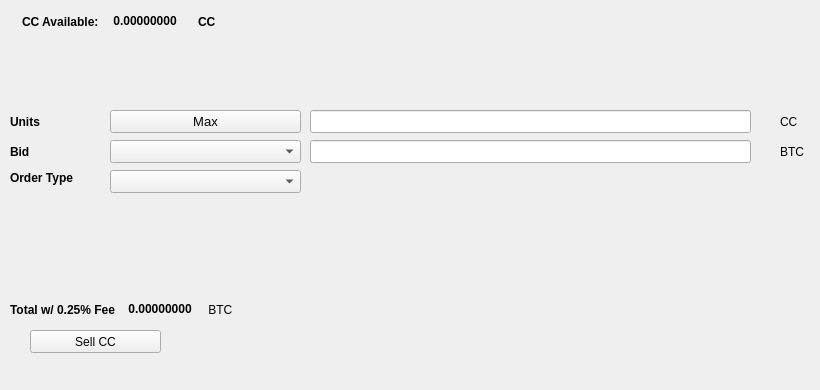
   <widget class="QWidget" name="SellTab">
    <attribute name="title">
     <string>Sell</string>
    </attribute>
    <widget class="QLabel" name="label_16">
     <property name="geometry">
      <rect>
       <x>780</x>
       <y>140</y>
       <width>31</width>
       <height>23</height>
      </rect>
     </property>
     <property name="text">
      <string>BTC</string>
     </property>
    </widget>
    <widget class="QComboBox" name="SellBidcomboBox">
     <property name="geometry">
      <rect>
       <x>110</x>
       <y>140</y>
       <width>191</width>
       <height>23</height>
      </rect>
     </property>
     <property name="font">
      <font>
       <pointsize>10</pointsize>
      </font>
     </property>
    </widget>
    <widget class="QLabel" name="label_18">
     <property name="geometry">
      <rect>
       <x>10</x>
       <y>110</y>
       <width>46</width>
       <height>23</height>
      </rect>
     </property>
     <property name="font">
      <font>
       <weight>75</weight>
       <bold>true</bold>
      </font>
     </property>
     <property name="text">
      <string>Units</string>
     </property>
    </widget>
    <widget class="QPushButton" name="Sell_Max_Amount">
     <property name="geometry">
      <rect>
       <x>110</x>
       <y>110</y>
       <width>191</width>
       <height>23</height>
      </rect>
     </property>
     <property name="font">
      <font>
       <pointsize>10</pointsize>
      </font>
     </property>
     <property name="text">
      <string>Max</string>
     </property>
    </widget>
    <widget class="QLabel" name="label_20">
     <property name="geometry">
      <rect>
       <x>10</x>
       <y>170</y>
       <width>91</width>
       <height>16</height>
      </rect>
     </property>
     <property name="font">
      <font>
       <weight>75</weight>
       <bold>true</bold>
      </font>
     </property>
     <property name="text">
      <string>Order Type</string>
     </property>
    </widget>
    <widget class="QComboBox" name="SellOrdertypeCombo">
     <property name="geometry">
      <rect>
       <x>110</x>
       <y>170</y>
       <width>191</width>
       <height>23</height>
      </rect>
     </property>
     <property name="font">
      <font>
       <pointsize>10</pointsize>
      </font>
     </property>
    </widget>
    <widget class="QLabel" name="label_21">
     <property name="geometry">
      <rect>
       <x>10</x>
       <y>140</y>
       <width>46</width>
       <height>23</height>
      </rect>
     </property>
     <property name="font">
      <font>
       <weight>75</weight>
       <bold>true</bold>
      </font>
     </property>
     <property name="text">
      <string>Bid</string>
     </property>
    </widget>
    <widget class="QLabel" name="label_22">
     <property name="geometry">
      <rect>
       <x>780</x>
       <y>110</y>
       <width>31</width>
       <height>23</height>
      </rect>
     </property>
     <property name="text">
      <string>CC</string>
     </property>
    </widget>
    <widget class="QLineEdit" name="UnitsInputCC">
     <property name="geometry">
      <rect>
       <x>310</x>
       <y>110</y>
       <width>441</width>
       <height>23</height>
      </rect>
     </property>
     <property name="font">
      <font>
       <pointsize>9</pointsize>
       <weight>75</weight>
       <bold>true</bold>
      </font>
     </property>
    </widget>
    <widget class="QLineEdit" name="SellBidPriceEdit">
     <property name="geometry">
      <rect>
       <x>310</x>
       <y>140</y>
       <width>441</width>
       <height>23</height>
      </rect>
     </property>
     <property name="font">
      <font>
       <pointsize>9</pointsize>
       <weight>75</weight>
       <bold>true</bold>
      </font>
     </property>
    </widget>
    <widget class="QPushButton" name="SellCCBTN">
     <property name="geometry">
      <rect>
       <x>30</x>
       <y>330</y>
       <width>131</width>
       <height>23</height>
      </rect>
     </property>
     <property name="text">
      <string>Sell CC</string>
     </property>
     <property name="icon">
      <iconset resource="../cc">
       <normaloff>:/icons/bitcoin</normaloff>:/icons/bitcoin</iconset>
     </property>
    </widget>
    <widget class="QWidget" name="layoutWidget3">
     <property name="geometry">
      <rect>
       <x>22</x>
       <y>12</y>
       <width>258</width>
       <height>19</height>
      </rect>
     </property>
     <layout class="QHBoxLayout" name="horizontalLayout">
      <item>
       <widget class="QLabel" name="label232_2">
        <property name="font">
         <font>
          <weight>75</weight>
          <bold>true</bold>
         </font>
        </property>
        <property name="text">
         <string>CC Available:</string>
        </property>
       </widget>
      </item>
      <item>
       <widget class="QLabel" name="CCAvailableLabel">
        <property name="palette">
         <palette>
          <active>
           <colorrole role="WindowText">
            <brush brushstyle="SolidPattern">
             <color alpha="255">
              <red>0</red>
              <green>0</green>
              <blue>0</blue>
             </color>
            </brush>
           </colorrole>
           <colorrole role="Button">
            <brush brushstyle="SolidPattern">
             <color alpha="255">
              <red>0</red>
              <green>170</green>
              <blue>0</blue>
             </color>
            </brush>
           </colorrole>
           <colorrole role="Light">
            <brush brushstyle="SolidPattern">
             <color alpha="255">
              <red>0</red>
              <green>255</green>
              <blue>0</blue>
             </color>
            </brush>
           </colorrole>
           <colorrole role="Midlight">
            <brush brushstyle="SolidPattern">
             <color alpha="255">
              <red>0</red>
              <green>212</green>
              <blue>0</blue>
             </color>
            </brush>
           </colorrole>
           <colorrole role="Dark">
            <brush brushstyle="SolidPattern">
             <color alpha="255">
              <red>0</red>
              <green>85</green>
              <blue>0</blue>
             </color>
            </brush>
           </colorrole>
           <colorrole role="Mid">
            <brush brushstyle="SolidPattern">
             <color alpha="255">
              <red>0</red>
              <green>113</green>
              <blue>0</blue>
             </color>
            </brush>
           </colorrole>
           <colorrole role="Text">
            <brush brushstyle="SolidPattern">
             <color alpha="255">
              <red>0</red>
              <green>170</green>
              <blue>0</blue>
             </color>
            </brush>
           </colorrole>
           <colorrole role="BrightText">
            <brush brushstyle="SolidPattern">
             <color alpha="255">
              <red>255</red>
              <green>255</green>
              <blue>255</blue>
             </color>
            </brush>
           </colorrole>
           <colorrole role="ButtonText">
            <brush brushstyle="SolidPattern">
             <color alpha="255">
              <red>0</red>
              <green>0</green>
              <blue>0</blue>
             </color>
            </brush>
           </colorrole>
           <colorrole role="Base">
            <brush brushstyle="SolidPattern">
             <color alpha="255">
              <red>255</red>
              <green>255</green>
              <blue>255</blue>
             </color>
            </brush>
           </colorrole>
           <colorrole role="Window">
            <brush brushstyle="SolidPattern">
             <color alpha="255">
              <red>0</red>
              <green>170</green>
              <blue>0</blue>
             </color>
            </brush>
           </colorrole>
           <colorrole role="Shadow">
            <brush brushstyle="SolidPattern">
             <color alpha="255">
              <red>0</red>
              <green>0</green>
              <blue>0</blue>
             </color>
            </brush>
           </colorrole>
           <colorrole role="AlternateBase">
            <brush brushstyle="SolidPattern">
             <color alpha="255">
              <red>127</red>
              <green>212</green>
              <blue>127</blue>
             </color>
            </brush>
           </colorrole>
           <colorrole role="ToolTipBase">
            <brush brushstyle="SolidPattern">
             <color alpha="255">
              <red>255</red>
              <green>255</green>
              <blue>220</blue>
             </color>
            </brush>
           </colorrole>
           <colorrole role="ToolTipText">
            <brush brushstyle="SolidPattern">
             <color alpha="255">
              <red>0</red>
              <green>0</green>
              <blue>0</blue>
             </color>
            </brush>
           </colorrole>
          </active>
          <inactive>
           <colorrole role="WindowText">
            <brush brushstyle="SolidPattern">
             <color alpha="255">
              <red>0</red>
              <green>0</green>
              <blue>0</blue>
             </color>
            </brush>
           </colorrole>
           <colorrole role="Button">
            <brush brushstyle="SolidPattern">
             <color alpha="255">
              <red>0</red>
              <green>170</green>
              <blue>0</blue>
             </color>
            </brush>
           </colorrole>
           <colorrole role="Light">
            <brush brushstyle="SolidPattern">
             <color alpha="255">
              <red>0</red>
              <green>255</green>
              <blue>0</blue>
             </color>
            </brush>
           </colorrole>
           <colorrole role="Midlight">
            <brush brushstyle="SolidPattern">
             <color alpha="255">
              <red>0</red>
              <green>212</green>
              <blue>0</blue>
             </color>
            </brush>
           </colorrole>
           <colorrole role="Dark">
            <brush brushstyle="SolidPattern">
             <color alpha="255">
              <red>0</red>
              <green>85</green>
              <blue>0</blue>
             </color>
            </brush>
           </colorrole>
           <colorrole role="Mid">
            <brush brushstyle="SolidPattern">
             <color alpha="255">
              <red>0</red>
              <green>113</green>
              <blue>0</blue>
             </color>
            </brush>
           </colorrole>
           <colorrole role="Text">
            <brush brushstyle="SolidPattern">
             <color alpha="255">
              <red>0</red>
              <green>170</green>
              <blue>0</blue>
             </color>
            </brush>
           </colorrole>
           <colorrole role="BrightText">
            <brush brushstyle="SolidPattern">
             <color alpha="255">
              <red>255</red>
              <green>255</green>
              <blue>255</blue>
             </color>
            </brush>
           </colorrole>
           <colorrole role="ButtonText">
            <brush brushstyle="SolidPattern">
             <color alpha="255">
              <red>0</red>
              <green>0</green>
              <blue>0</blue>
             </color>
            </brush>
           </colorrole>
           <colorrole role="Base">
            <brush brushstyle="SolidPattern">
             <color alpha="255">
              <red>255</red>
              <green>255</green>
              <blue>255</blue>
             </color>
            </brush>
           </colorrole>
           <colorrole role="Window">
            <brush brushstyle="SolidPattern">
             <color alpha="255">
              <red>0</red>
              <green>170</green>
              <blue>0</blue>
             </color>
            </brush>
           </colorrole>
           <colorrole role="Shadow">
            <brush brushstyle="SolidPattern">
             <color alpha="255">
              <red>0</red>
              <green>0</green>
              <blue>0</blue>
             </color>
            </brush>
           </colorrole>
           <colorrole role="AlternateBase">
            <brush brushstyle="SolidPattern">
             <color alpha="255">
              <red>127</red>
              <green>212</green>
              <blue>127</blue>
             </color>
            </brush>
           </colorrole>
           <colorrole role="ToolTipBase">
            <brush brushstyle="SolidPattern">
             <color alpha="255">
              <red>255</red>
              <green>255</green>
              <blue>220</blue>
             </color>
            </brush>
           </colorrole>
           <colorrole role="ToolTipText">
            <brush brushstyle="SolidPattern">
             <color alpha="255">
              <red>0</red>
              <green>0</green>
              <blue>0</blue>
             </color>
            </brush>
           </colorrole>
          </inactive>
          <disabled>
           <colorrole role="WindowText">
            <brush brushstyle="SolidPattern">
             <color alpha="255">
              <red>0</red>
              <green>85</green>
              <blue>0</blue>
             </color>
            </brush>
           </colorrole>
           <colorrole role="Button">
            <brush brushstyle="SolidPattern">
             <color alpha="255">
              <red>0</red>
              <green>170</green>
              <blue>0</blue>
             </color>
            </brush>
           </colorrole>
           <colorrole role="Light">
            <brush brushstyle="SolidPattern">
             <color alpha="255">
              <red>0</red>
              <green>255</green>
              <blue>0</blue>
             </color>
            </brush>
           </colorrole>
           <colorrole role="Midlight">
            <brush brushstyle="SolidPattern">
             <color alpha="255">
              <red>0</red>
              <green>212</green>
              <blue>0</blue>
             </color>
            </brush>
           </colorrole>
           <colorrole role="Dark">
            <brush brushstyle="SolidPattern">
             <color alpha="255">
              <red>0</red>
              <green>85</green>
              <blue>0</blue>
             </color>
            </brush>
           </colorrole>
           <colorrole role="Mid">
            <brush brushstyle="SolidPattern">
             <color alpha="255">
              <red>0</red>
              <green>113</green>
              <blue>0</blue>
             </color>
            </brush>
           </colorrole>
           <colorrole role="Text">
            <brush brushstyle="SolidPattern">
             <color alpha="255">
              <red>0</red>
              <green>85</green>
              <blue>0</blue>
             </color>
            </brush>
           </colorrole>
           <colorrole role="BrightText">
            <brush brushstyle="SolidPattern">
             <color alpha="255">
              <red>255</red>
              <green>255</green>
              <blue>255</blue>
             </color>
            </brush>
           </colorrole>
           <colorrole role="ButtonText">
            <brush brushstyle="SolidPattern">
             <color alpha="255">
              <red>0</red>
              <green>85</green>
              <blue>0</blue>
             </color>
            </brush>
           </colorrole>
           <colorrole role="Base">
            <brush brushstyle="SolidPattern">
             <color alpha="255">
              <red>0</red>
              <green>170</green>
              <blue>0</blue>
             </color>
            </brush>
           </colorrole>
           <colorrole role="Window">
            <brush brushstyle="SolidPattern">
             <color alpha="255">
              <red>0</red>
              <green>170</green>
              <blue>0</blue>
             </color>
            </brush>
           </colorrole>
           <colorrole role="Shadow">
            <brush brushstyle="SolidPattern">
             <color alpha="255">
              <red>0</red>
              <green>0</green>
              <blue>0</blue>
             </color>
            </brush>
           </colorrole>
           <colorrole role="AlternateBase">
            <brush brushstyle="SolidPattern">
             <color alpha="255">
              <red>0</red>
              <green>170</green>
              <blue>0</blue>
             </color>
            </brush>
           </colorrole>
           <colorrole role="ToolTipBase">
            <brush brushstyle="SolidPattern">
             <color alpha="255">
              <red>255</red>
              <green>255</green>
              <blue>220</blue>
             </color>
            </brush>
           </colorrole>
           <colorrole role="ToolTipText">
            <brush brushstyle="SolidPattern">
             <color alpha="255">
              <red>0</red>
              <green>0</green>
              <blue>0</blue>
             </color>
            </brush>
           </colorrole>
          </disabled>
         </palette>
        </property>
        <property name="font">
         <font>
          <weight>75</weight>
          <bold>true</bold>
         </font>
        </property>
        <property name="text">
         <string> 0.00000000 </string>
        </property>
        <property name="textInteractionFlags">
         <set>Qt::LinksAccessibleByMouse|Qt::TextSelectableByKeyboard|Qt::TextSelectableByMouse</set>
        </property>
       </widget>
      </item>
      <item>
       <widget class="QLabel" name="labelCC">
        <property name="font">
         <font>
          <weight>75</weight>
          <bold>true</bold>
         </font>
        </property>
        <property name="text">
         <string>CC</string>
        </property>
       </widget>
      </item>
     </layout>
    </widget>
    <widget class="QWidget" name="layoutWidget">
     <property name="geometry">
      <rect>
       <x>10</x>
       <y>300</y>
       <width>268</width>
       <height>19</height>
      </rect>
     </property>
     <layout class="QHBoxLayout" name="horizontalLayout_2">
      <item>
       <widget class="QLabel" name="label_19">
        <property name="font">
         <font>
          <weight>75</weight>
          <bold>true</bold>
         </font>
        </property>
        <property name="text">
         <string>Total w/ 0.25% Fee </string>
        </property>
       </widget>
      </item>
      <item>
       <widget class="QLabel" name="SellCostLabel">
        <property name="palette">
         <palette>
          <active>
           <colorrole role="WindowText">
            <brush brushstyle="SolidPattern">
             <color alpha="255">
              <red>0</red>
              <green>0</green>
              <blue>0</blue>
             </color>
            </brush>
           </colorrole>
           <colorrole role="Button">
            <brush brushstyle="SolidPattern">
             <color alpha="255">
              <red>0</red>
              <green>170</green>
              <blue>0</blue>
             </color>
            </brush>
           </colorrole>
           <colorrole role="Light">
            <brush brushstyle="SolidPattern">
             <color alpha="255">
              <red>0</red>
              <green>255</green>
              <blue>0</blue>
             </color>
            </brush>
           </colorrole>
           <colorrole role="Midlight">
            <brush brushstyle="SolidPattern">
             <color alpha="255">
              <red>0</red>
              <green>212</green>
              <blue>0</blue>
             </color>
            </brush>
           </colorrole>
           <colorrole role="Dark">
            <brush brushstyle="SolidPattern">
             <color alpha="255">
              <red>0</red>
              <green>85</green>
              <blue>0</blue>
             </color>
            </brush>
           </colorrole>
           <colorrole role="Mid">
            <brush brushstyle="SolidPattern">
             <color alpha="255">
              <red>0</red>
              <green>113</green>
              <blue>0</blue>
             </color>
            </brush>
           </colorrole>
           <colorrole role="Text">
            <brush brushstyle="SolidPattern">
             <color alpha="255">
              <red>0</red>
              <green>170</green>
              <blue>0</blue>
             </color>
            </brush>
           </colorrole>
           <colorrole role="BrightText">
            <brush brushstyle="SolidPattern">
             <color alpha="255">
              <red>255</red>
              <green>255</green>
              <blue>255</blue>
             </color>
            </brush>
           </colorrole>
           <colorrole role="ButtonText">
            <brush brushstyle="SolidPattern">
             <color alpha="255">
              <red>0</red>
              <green>0</green>
              <blue>0</blue>
             </color>
            </brush>
           </colorrole>
           <colorrole role="Base">
            <brush brushstyle="SolidPattern">
             <color alpha="255">
              <red>255</red>
              <green>255</green>
              <blue>255</blue>
             </color>
            </brush>
           </colorrole>
           <colorrole role="Window">
            <brush brushstyle="SolidPattern">
             <color alpha="255">
              <red>0</red>
              <green>170</green>
              <blue>0</blue>
             </color>
            </brush>
           </colorrole>
           <colorrole role="Shadow">
            <brush brushstyle="SolidPattern">
             <color alpha="255">
              <red>0</red>
              <green>0</green>
              <blue>0</blue>
             </color>
            </brush>
           </colorrole>
           <colorrole role="AlternateBase">
            <brush brushstyle="SolidPattern">
             <color alpha="255">
              <red>127</red>
              <green>212</green>
              <blue>127</blue>
             </color>
            </brush>
           </colorrole>
           <colorrole role="ToolTipBase">
            <brush brushstyle="SolidPattern">
             <color alpha="255">
              <red>255</red>
              <green>255</green>
              <blue>220</blue>
             </color>
            </brush>
           </colorrole>
           <colorrole role="ToolTipText">
            <brush brushstyle="SolidPattern">
             <color alpha="255">
              <red>0</red>
              <green>0</green>
              <blue>0</blue>
             </color>
            </brush>
           </colorrole>
          </active>
          <inactive>
           <colorrole role="WindowText">
            <brush brushstyle="SolidPattern">
             <color alpha="255">
              <red>0</red>
              <green>0</green>
              <blue>0</blue>
             </color>
            </brush>
           </colorrole>
           <colorrole role="Button">
            <brush brushstyle="SolidPattern">
             <color alpha="255">
              <red>0</red>
              <green>170</green>
              <blue>0</blue>
             </color>
            </brush>
           </colorrole>
           <colorrole role="Light">
            <brush brushstyle="SolidPattern">
             <color alpha="255">
              <red>0</red>
              <green>255</green>
              <blue>0</blue>
             </color>
            </brush>
           </colorrole>
           <colorrole role="Midlight">
            <brush brushstyle="SolidPattern">
             <color alpha="255">
              <red>0</red>
              <green>212</green>
              <blue>0</blue>
             </color>
            </brush>
           </colorrole>
           <colorrole role="Dark">
            <brush brushstyle="SolidPattern">
             <color alpha="255">
              <red>0</red>
              <green>85</green>
              <blue>0</blue>
             </color>
            </brush>
           </colorrole>
           <colorrole role="Mid">
            <brush brushstyle="SolidPattern">
             <color alpha="255">
              <red>0</red>
              <green>113</green>
              <blue>0</blue>
             </color>
            </brush>
           </colorrole>
           <colorrole role="Text">
            <brush brushstyle="SolidPattern">
             <color alpha="255">
              <red>0</red>
              <green>170</green>
              <blue>0</blue>
             </color>
            </brush>
           </colorrole>
           <colorrole role="BrightText">
            <brush brushstyle="SolidPattern">
             <color alpha="255">
              <red>255</red>
              <green>255</green>
              <blue>255</blue>
             </color>
            </brush>
           </colorrole>
           <colorrole role="ButtonText">
            <brush brushstyle="SolidPattern">
             <color alpha="255">
              <red>0</red>
              <green>0</green>
              <blue>0</blue>
             </color>
            </brush>
           </colorrole>
           <colorrole role="Base">
            <brush brushstyle="SolidPattern">
             <color alpha="255">
              <red>255</red>
              <green>255</green>
              <blue>255</blue>
             </color>
            </brush>
           </colorrole>
           <colorrole role="Window">
            <brush brushstyle="SolidPattern">
             <color alpha="255">
              <red>0</red>
              <green>170</green>
              <blue>0</blue>
             </color>
            </brush>
           </colorrole>
           <colorrole role="Shadow">
            <brush brushstyle="SolidPattern">
             <color alpha="255">
              <red>0</red>
              <green>0</green>
              <blue>0</blue>
             </color>
            </brush>
           </colorrole>
           <colorrole role="AlternateBase">
            <brush brushstyle="SolidPattern">
             <color alpha="255">
              <red>127</red>
              <green>212</green>
              <blue>127</blue>
             </color>
            </brush>
           </colorrole>
           <colorrole role="ToolTipBase">
            <brush brushstyle="SolidPattern">
             <color alpha="255">
              <red>255</red>
              <green>255</green>
              <blue>220</blue>
             </color>
            </brush>
           </colorrole>
           <colorrole role="ToolTipText">
            <brush brushstyle="SolidPattern">
             <color alpha="255">
              <red>0</red>
              <green>0</green>
              <blue>0</blue>
             </color>
            </brush>
           </colorrole>
          </inactive>
          <disabled>
           <colorrole role="WindowText">
            <brush brushstyle="SolidPattern">
             <color alpha="255">
              <red>0</red>
              <green>85</green>
              <blue>0</blue>
             </color>
            </brush>
           </colorrole>
           <colorrole role="Button">
            <brush brushstyle="SolidPattern">
             <color alpha="255">
              <red>0</red>
              <green>170</green>
              <blue>0</blue>
             </color>
            </brush>
           </colorrole>
           <colorrole role="Light">
            <brush brushstyle="SolidPattern">
             <color alpha="255">
              <red>0</red>
              <green>255</green>
              <blue>0</blue>
             </color>
            </brush>
           </colorrole>
           <colorrole role="Midlight">
            <brush brushstyle="SolidPattern">
             <color alpha="255">
              <red>0</red>
              <green>212</green>
              <blue>0</blue>
             </color>
            </brush>
           </colorrole>
           <colorrole role="Dark">
            <brush brushstyle="SolidPattern">
             <color alpha="255">
              <red>0</red>
              <green>85</green>
              <blue>0</blue>
             </color>
            </brush>
           </colorrole>
           <colorrole role="Mid">
            <brush brushstyle="SolidPattern">
             <color alpha="255">
              <red>0</red>
              <green>113</green>
              <blue>0</blue>
             </color>
            </brush>
           </colorrole>
           <colorrole role="Text">
            <brush brushstyle="SolidPattern">
             <color alpha="255">
              <red>0</red>
              <green>85</green>
              <blue>0</blue>
             </color>
            </brush>
           </colorrole>
           <colorrole role="BrightText">
            <brush brushstyle="SolidPattern">
             <color alpha="255">
              <red>255</red>
              <green>255</green>
              <blue>255</blue>
             </color>
            </brush>
           </colorrole>
           <colorrole role="ButtonText">
            <brush brushstyle="SolidPattern">
             <color alpha="255">
              <red>0</red>
              <green>85</green>
              <blue>0</blue>
             </color>
            </brush>
           </colorrole>
           <colorrole role="Base">
            <brush brushstyle="SolidPattern">
             <color alpha="255">
              <red>0</red>
              <green>170</green>
              <blue>0</blue>
             </color>
            </brush>
           </colorrole>
           <colorrole role="Window">
            <brush brushstyle="SolidPattern">
             <color alpha="255">
              <red>0</red>
              <green>170</green>
              <blue>0</blue>
             </color>
            </brush>
           </colorrole>
           <colorrole role="Shadow">
            <brush brushstyle="SolidPattern">
             <color alpha="255">
              <red>0</red>
              <green>0</green>
              <blue>0</blue>
             </color>
            </brush>
           </colorrole>
           <colorrole role="AlternateBase">
            <brush brushstyle="SolidPattern">
             <color alpha="255">
              <red>0</red>
              <green>170</green>
              <blue>0</blue>
             </color>
            </brush>
           </colorrole>
           <colorrole role="ToolTipBase">
            <brush brushstyle="SolidPattern">
             <color alpha="255">
              <red>255</red>
              <green>255</green>
              <blue>220</blue>
             </color>
            </brush>
           </colorrole>
           <colorrole role="ToolTipText">
            <brush brushstyle="SolidPattern">
             <color alpha="255">
              <red>0</red>
              <green>0</green>
              <blue>0</blue>
             </color>
            </brush>
           </colorrole>
          </disabled>
         </palette>
        </property>
        <property name="font">
         <font>
          <weight>75</weight>
          <bold>true</bold>
         </font>
        </property>
        <property name="autoFillBackground">
         <bool>false</bool>
        </property>
        <property name="text">
         <string> 0.00000000</string>
        </property>
        <property name="textInteractionFlags">
         <set>Qt::LinksAccessibleByMouse|Qt::TextSelectableByMouse</set>
        </property>
       </widget>
      </item>
      <item>
       <widget class="QLabel" name="label_17">
        <property name="font">
         <font>
          <weight>50</weight>
          <bold>false</bold>
         </font>
        </property>
        <property name="text">
         <string> BTC</string>
        </property>
       </widget>
      </item>
     </layout>
    </widget>
    <widget class="QLabel" name="label_23">
     <property name="geometry">
      <rect>
       <x>460</x>
       <y>300</y>
       <width>281</width>
       <height>81</height>
      </rect>
     </property>
     <property name="text">
      <string/>
     </property>
     <property name="pixmap">
      <pixmap>:/images/bittrex</pixmap>
     </property>
    </widget>
   </widget>
